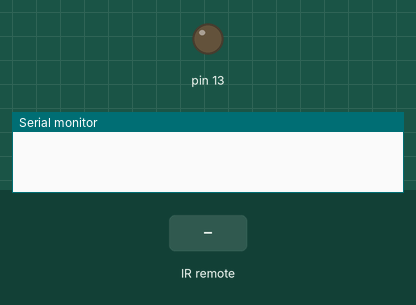
Recording of a sketch running on a simulated Arduino Uno, built with avr-gcc and run on an emulated ATmega328P. On the bench: output pins drawn as LEDs (lit = HIGH), the last lines printed to the serial monitor. The test bench sets the inputs (shaded band).

Above: at 1.2 s.
1.3 s: infrared code 0xACB7B6A0 received
At 2.5 s:
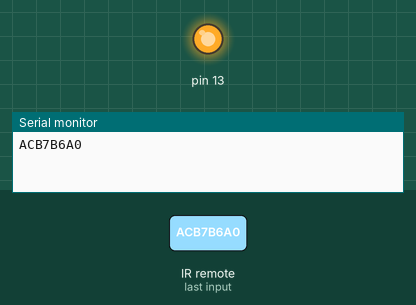
2.8 s: infrared code 0x8BCCC675 received
At 3.7 s:
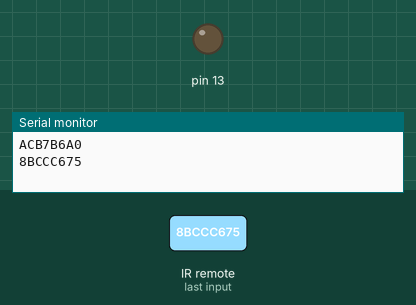
Timing chart, 0 to 5.8 s (numbered marks = the images above; inputs shaded):
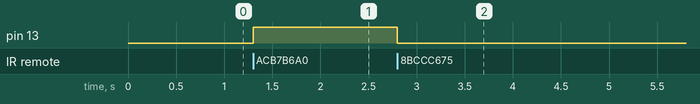

Measured:
- after the input at 1.3 s, pin 13: LOW → HIGH at once
- after the input at 2.8 s, pin 13: HIGH → LOW at once

The sketch:

IRRECEVIERTEST.ino
```cpp
#include <IRremote.h>

int RECV_PIN = 2;

IRrecv irrecv(RECV_PIN);

decode_results results;

void setup() {

Serial.begin(9600);
pinMode(13,OUTPUT);
irrecv.enableIRIn();

}

void loop() {

if (irrecv.decode(&results))

{ Serial.println(results.value, HEX);

irrecv.resume(); }
if(results.value == 0xACB7B6A0){
  digitalWrite(13,HIGH);
}
else if(results.value == 0x8BCCC675){
  digitalWrite(13,LOW);
}
}
```
